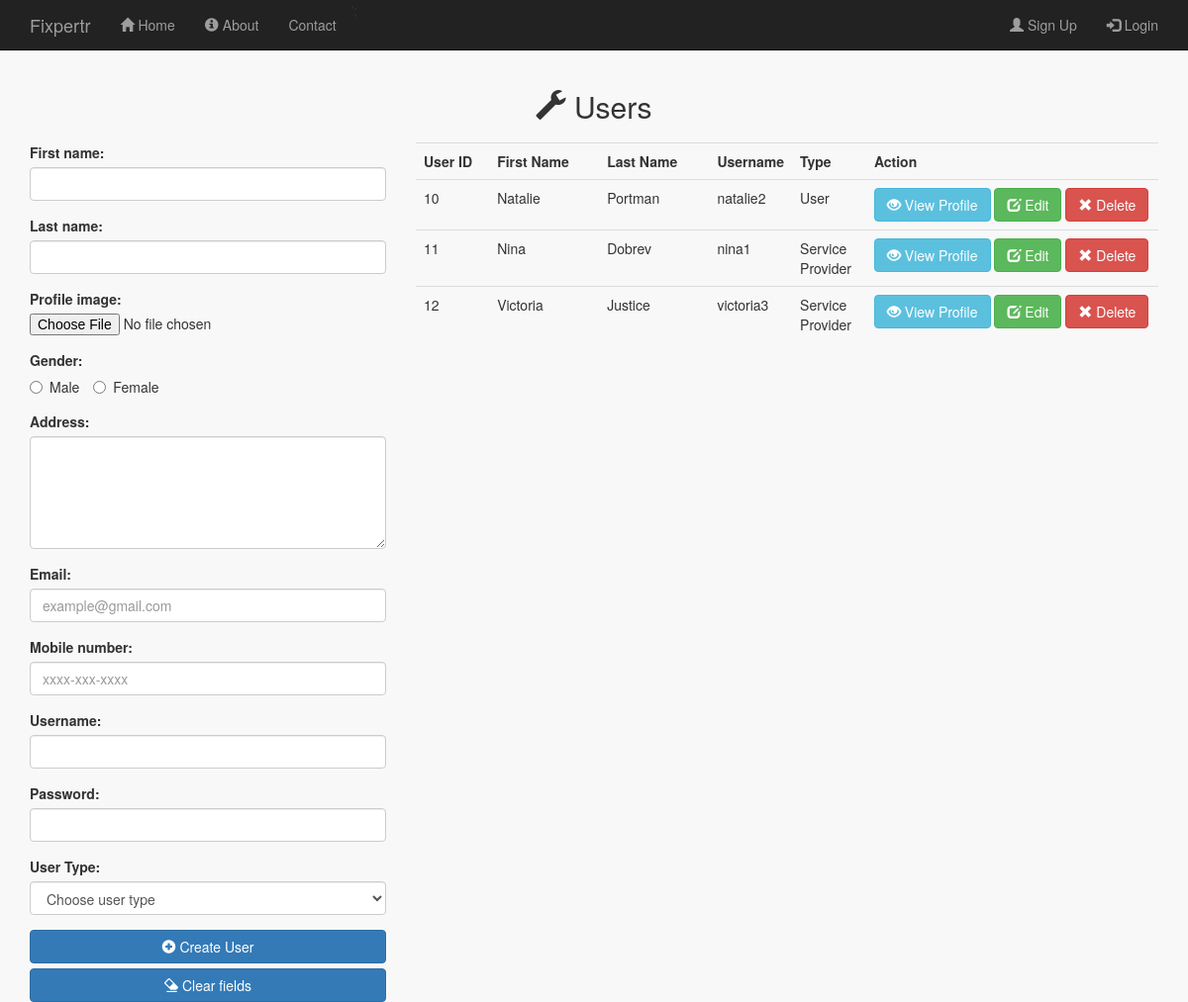
/public/users_admin.php, run on an earlier commit of the app's database.
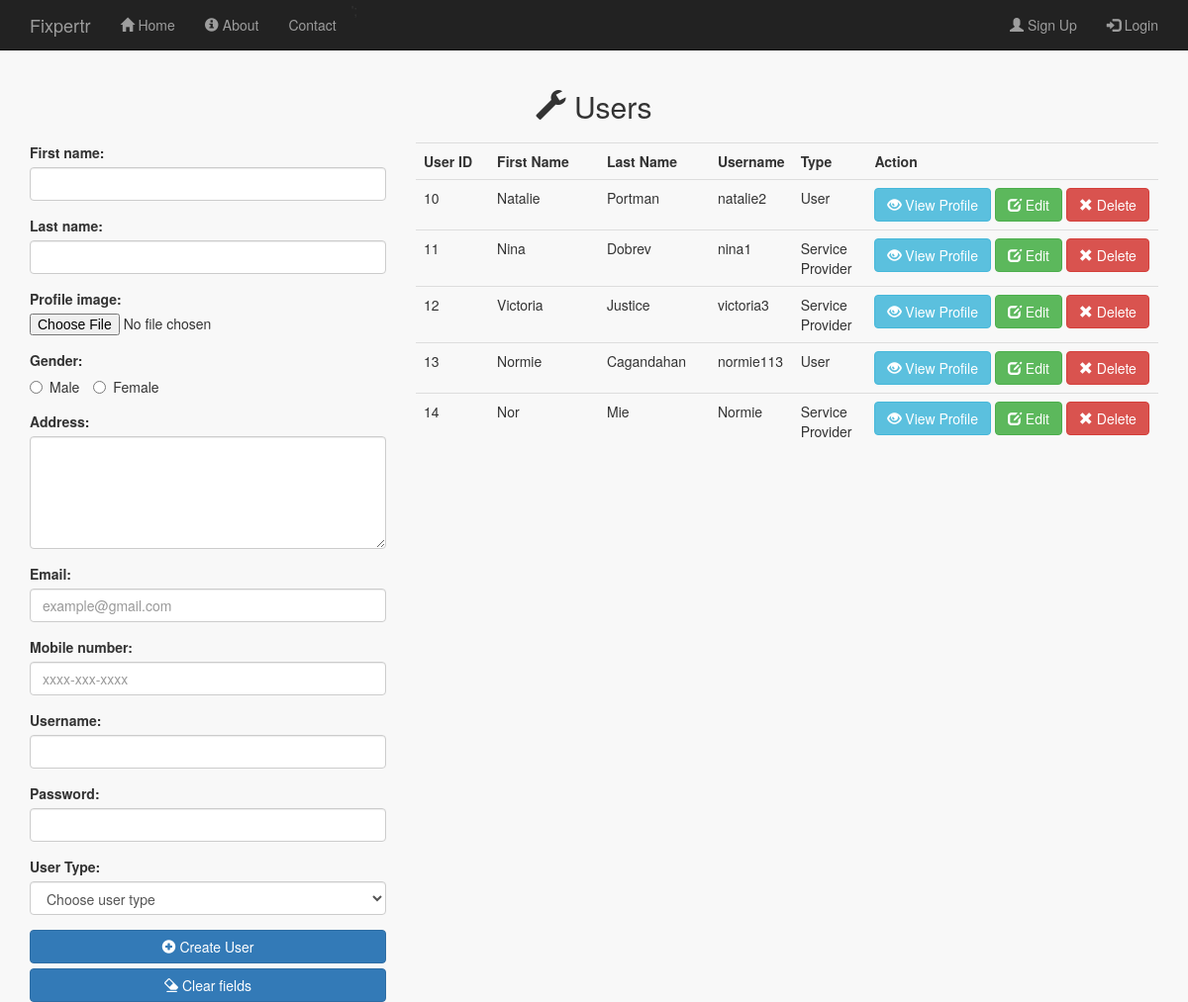
And on a later commit of the database.
### tables this page shows
CREATE TABLE IF NOT EXISTS `users` (
  `user_id` int(11) NOT NULL AUTO_INCREMENT,
  `user_first` varchar(256) NOT NULL,
  `user_last` varchar(256) NOT NULL,
  `user_image` varchar(256) DEFAULT NULL,
  `user_gender` varchar(256) DEFAULT NULL,
  `user_address` varchar(256) DEFAULT NULL,
  `user_email` varchar(256) NOT NULL,
  `user_mobile` varchar(20) DEFAULT NULL,
  `user_uid` varchar(256) NOT NULL,
  `user_pwd` varchar(256) NOT NULL,
  `user_type` varchar(256) NOT NULL,
  `user_timestamp` timestamp NOT NULL,
  PRIMARY KEY (`user_id`)
);

### public/users_admin.php (the view, shortened to what the changed rows need)
<?php
  include_once '../includes/db_connection.php';
  $results = mysqli_query($connection, "SELECT * FROM users ");
?>
<!doctype html>
<html lang="en">
  <head>
    <link rel="stylesheet" type="text/css" href="stylesheets/bootstrap.min.css">
    <link rel="stylesheet" type="text/css" href="stylesheets/mystyles.css">
  </head>
  <body id="users_admin">
    <div class="content container">
     <h2 class="text-center" style="margin-bottom: 20px;"><span class="glyphicon glyphicon-wrench"></span> Users</h2>
    <div class="row">
        <div class="col-md-8">
          <div class="table-responsive"  >
              <table class="table">
                <tr>
                  <th width="10%">User ID</th>
                  <th width="15%">First Name</th>
                  <th width="15%">Last Name</th>
                  <th width="10%">Username</th>
                   <th width="10%">Type</th>
                  <th width="40%">Action</th>
                </tr>
                 <?php while ($row = mysqli_fetch_array($results)) { ?>
                  <tr>
                      <td><?php echo $row['user_id']; ?></td>
                      <td><?php echo $row['user_first']; ?></td>
                      <td><?php echo $row['user_last']; ?></td>
                      <td><?php echo $row['user_uid']; ?></td>
                      <td><?php echo $row['user_type']; ?></td>
                      <td>
                         <a href="p_user.php?user=<?php echo $row['user_id']?>" class="btn btn-info" role="button"><span class="glyphicon glyphicon-eye-open"></span> View Profile</a>
                      <a href="users_admin.php?edit=<?php echo $row['user_id']?>" class="btn btn-success" role="button"><span class="glyphicon glyphicon-edit"></span> Edit</a>
                      <a href="#" data-toggle="modal" data-target="#myModal" class="btn btn-danger" role="button"><span class="glyphicon glyphicon-remove"></span> Delete</a>
                      </td>
                  </tr>
                  <?php } ?>
              </table>
            </div>
        </div>
      </div>
    </div>
    <?php include '../includes/layouts/footer.php';?>

What changed in the data, as far as the page shows it:
added users: user_id "13", user_first "Normie", user_last "Cagandahan", user_uid "normie113", user_type "User"
added users: user_id "14", user_first "Nor", user_last "Mie", user_uid "Normie", user_type "Service Provider"
